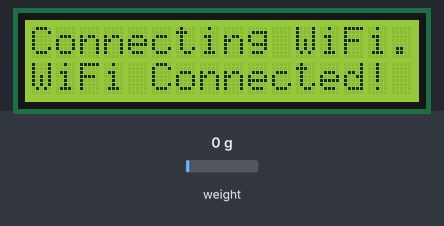
The program below on a simulated ESP32. Shown: 16×2 character LCD. The test bench sets the inputs (shaded band); at power-on: weight on the scale 0 g. WiFi joins after 1.5 s; servers stay silent unless stated; no MQTT or app messages arrive unless stated; what the program prints to the serial monitor is not drawn.

Above: at 3.4 s.
At 6.59 s:
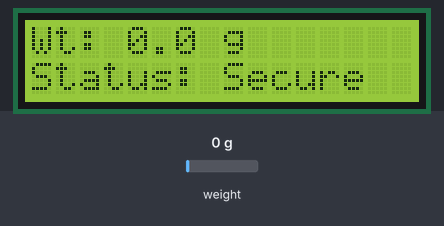
6.6 s: weight on the scale set to 100 g
At 7.0 s:
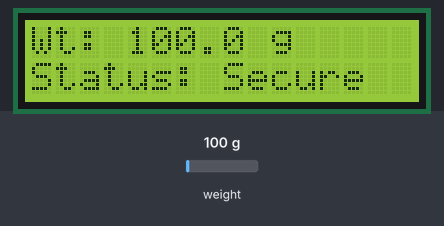
8.1 s: weight on the scale set to 1250 g
At 8.6 s:
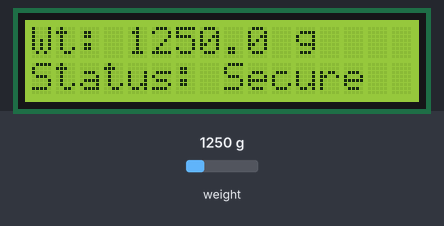
9.7 s: weight on the scale set to 2500 g
At 11.3 s:
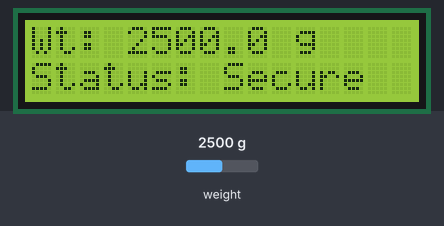
Timing chart, 0 to 12.8 s (numbered marks = the images above; inputs shaded):
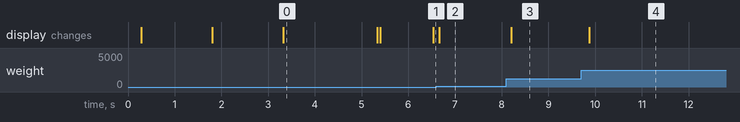

The program:

main.cpp
```cpp
#include <Arduino.h>
#include "HX711.h"
#include <WiFi.h>
#include <PubSubClient.h>
#include <IRremote.h>
#include <Wire.h>
#include <LiquidCrystal_I2C.h>

// ------------------- WiFi Credentials -------------------
const char* ssid = "Vishaal 's 1plus";
const char* password = "vishaal@123?";

// ------------------- MQTT -------------------
const char* mqtt_server = "test.mosquitto.org";
const char* device_id = "ESP32_TamperGuard_001";

WiFiClient espClient;
PubSubClient client(espClient);

// ------------------- Hardware Pins -------------------
#define DT 32
#define SCK 33
#define IR_RECEIVE_PIN 15

LiquidCrystal_I2C lcd(0x27, 16, 2);

HX711 scale;

// ------------------- Calibration -------------------
float calibration_factor = 400.0;
float smoothed_pure = 0.0; // ONLY tracks real physical weight

// ------------------- Tamper Parameters -------------------
const float LIFT_THRESHOLD = -15.0;
const unsigned long SETTLE_TIME_MS = 2000;
const float MOTION_THRESHOLD = 1.0;

// ------------------- State Variables -------------------
float prev_pure_weight = 0.0;
unsigned long motion_start_time = 0;
unsigned long last_motion_time = 0;
bool is_moving = false;
unsigned long last_hardware_check = 0;

// This is kept strictly separate from physical calculations
float simulated_tamper_offset = 0.0;

// --- LCD/Serial Display State ---
String lcd_status = "Secure";
unsigned long last_alert_time = 0;

// --- SPAM PREVENTION LATCHES ---
bool tray_lifted_state = false;
bool continuous_alert_sent = false;

// --- HARDCODED IR COMMANDS ---
const uint16_t ir_cmd_add = 32;
const uint16_t ir_cmd_sub = 33;
const uint16_t ir_cmd_tare = 82; // Updated to your new Tare button code!

// ------------------- WiFi Setup -------------------
void setup_wifi() {
  lcd.clear();
  lcd.setCursor(0, 0);
  lcd.print("Connecting WiFi.");
  Serial.print("Connecting to WiFi...");

  WiFi.begin(ssid, password);
  while (WiFi.status() != WL_CONNECTED) {
    delay(500);
    Serial.print(".");
  }
  lcd.setCursor(0, 1);
  lcd.print("WiFi Connected! ");
  Serial.println("\nWiFi Connected");
  delay(1000);
}

// ------------------- MQTT Reconnect -------------------
void reconnect() {
  while (!client.connected()) {
    lcd.setCursor(0, 1);
    lcd.print("Conn. Broker... ");
    Serial.print("Connecting to MQTT...");

    if (client.connect(device_id)) {
      lcd.setCursor(0, 1);
      lcd.print("MQTT Connected! ");
      Serial.println("Connected");
      delay(1000);
    } else {
      Serial.print("Failed, rc=");
      Serial.print(client.state());
      delay(2000);
    }
  }
}

// ------------------- Send Alert -------------------
void sendTamperAlert(String type, float weight) {
  String topic = "tamperguard/" + String(device_id) + "/alert";
  String payload = "{";
  payload += "\"device_id\":\"" + String(device_id) + "\",";
  payload += "\"tamper_type\":\"" + type + "\",";
  payload += "\"weight\":" + String(weight, 2) + ",";
  payload += "\"timestamp\":" + String(millis());
  payload += "}";
  client.publish(topic.c_str(), payload.c_str());

  lcd_status = type;
  last_alert_time = millis();

  Serial.println("\n🚨 MQTT ALERT FIRED: " + type);
}

// ------------------- Setup -------------------
void setup() {
  Serial.begin(115200);
  delay(200);

  lcd.init();
  lcd.backlight();
  lcd.setCursor(0, 0);
  lcd.print("TamperGuard V3");
  Serial.println("====================================");
  Serial.println("  TAMPERGUARD STARTING (ISOLATED MODE)");
  Serial.println("====================================");
  delay(1500);

  setup_wifi();
  client.setServer(mqtt_server, 1883);

  scale.begin(DT, SCK);
  scale.set_scale(calibration_factor);
  scale.tare();

  IrReceiver.begin(IR_RECEIVE_PIN, ENABLE_LED_FEEDBACK);
  last_hardware_check = millis();
}

// ------------------- Loop -------------------
void loop() {
  if (!client.connected()) reconnect();
  client.loop();

  if (millis() - last_alert_time > 4000) {
    lcd_status = "Secure";
  }

  // =======================================================
  // SOURCE 1: IR SENSOR (STRICTLY DIGITAL TAMPER)
  // =======================================================
  if (IrReceiver.decode()) {
    uint16_t received_cmd = IrReceiver.decodedIRData.command;

    if (received_cmd == ir_cmd_add) {
      simulated_tamper_offset += 50.0;
      Serial.println("📡 IR DETECTED: Digital Injection (+)");
      sendTamperAlert("Digital Hack", smoothed_pure + simulated_tamper_offset);
    }
    else if (received_cmd == ir_cmd_sub) {
      simulated_tamper_offset -= 50.0;
      Serial.println("📡 IR DETECTED: Digital Injection (-)");
      sendTamperAlert("Digital Hack", smoothed_pure + simulated_tamper_offset);
    }
    else if (received_cmd == ir_cmd_tare) {
      // THE SECRET RESET BUTTON
      Serial.println("📡 IR DETECTED: Taring scale to ZERO...");

      lcd.setCursor(0, 1);
      lcd.print("Taring Scale... ");

      scale.tare();
      simulated_tamper_offset = 0.0;
      smoothed_pure = 0.0;
      prev_pure_weight = 0.0;
      lcd_status = "Secure";

      delay(500);
    }
    else {
      Serial.print("📡 Unknown IR Button Pressed. Code: ");
      Serial.println(received_cmd);
    }

    IrReceiver.resume();
    goto update_displays;
  }

  // =======================================================
  // SOURCE 2: HX711 SENSOR (STRICTLY PHYSICAL TAMPER)
  // =======================================================
  if (!scale.is_ready()) {
    if (millis() - last_hardware_check > 2000) {
      sendTamperAlert("HW Disconnect", 0.0);
      last_hardware_check = millis();
    }
    goto update_displays;
  }
  last_hardware_check = millis();

  {
    float pure_rawSample = scale.get_units(1);

    // -------- Physical Check 1: Tray Lifted --------
    if (pure_rawSample < LIFT_THRESHOLD) {
      if (!tray_lifted_state) {
        sendTamperAlert("Tray Lifted", pure_rawSample + simulated_tamper_offset);
        tray_lifted_state = true;
      }
      smoothed_pure = pure_rawSample;
      is_moving = false;
      continuous_alert_sent = false;
      prev_pure_weight = smoothed_pure;
      goto update_displays;
    } else {
      tray_lifted_state = false;
    }

    // -------- Smart Smoothing for Physical Weight --------
    if (fabs(pure_rawSample - smoothed_pure) > 5.0) {
      smoothed_pure = pure_rawSample;
    } else {
      smoothed_pure = (smoothed_pure * 0.6f) + (pure_rawSample * 0.4f);
    }

    if (fabs(smoothed_pure) < 0.5f) smoothed_pure = 0.0f;

    // -------- Physical Check 2: Finger Press Logic --------
    float delta = fabs(smoothed_pure - prev_pure_weight);
    if (delta > MOTION_THRESHOLD) {
      last_motion_time = millis();
      if (!is_moving) {
        is_moving = true;
        motion_start_time = millis();
      }
    }

    if (is_moving) {
      if (millis() - last_motion_time > 1000) {
        is_moving = false;
        continuous_alert_sent = false;
      }
      else if (millis() - motion_start_time > SETTLE_TIME_MS) {
        if (!continuous_alert_sent) {
          sendTamperAlert("Finger Press", smoothed_pure + simulated_tamper_offset);
          continuous_alert_sent = true;
        }
      }
    }
    prev_pure_weight = smoothed_pure;
  }

// =======================================================
// FINAL DISPLAY UPDATE
// =======================================================
update_displays:

  float display_weight = smoothed_pure + simulated_tamper_offset;

  Serial.print("Weight: ");
  Serial.print(display_weight, 1);
  Serial.print(" g  |  Status: ");
  Serial.println(lcd_status);

  lcd.setCursor(0, 0);
  lcd.print("Wt: ");
  lcd.print(display_weight, 1);
  lcd.print(" g        ");

  lcd.setCursor(0, 1);
  if (lcd_status == "Secure") {
    lcd.print("Status: ");
    lcd.print(lcd_status);
  } else {
    lcd.print("! ");
    lcd.print(lcd_status);
  }
  lcd.print("          ");

  delay(10);
}
```

Measured:
- after the input at 6.6 s, the display: changes after 0.06 s (image 2)
- after the input at 8.1 s, the display: changes after 0.10 s (image 3)
- after the input at 9.7 s, the display: changes after 0.18 s (image 4)
- what the display in image 0 shows lasts 2.0 s, from 3.3 s to 5.3 s
